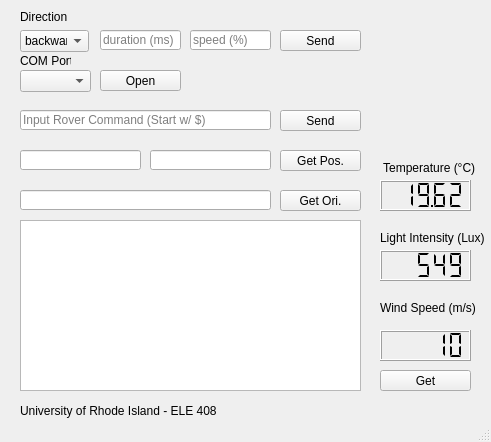
<?xml version="1.0" encoding="UTF-8"?>
<ui version="4.0">
 <class>MainWindow</class>
 <widget class="QMainWindow" name="MainWindow">
  <property name="geometry">
   <rect>
    <x>0</x>
    <y>0</y>
    <width>491</width>
    <height>442</height>
   </rect>
  </property>
  <property name="sizePolicy">
   <sizepolicy hsizetype="Expanding" vsizetype="Preferred">
    <horstretch>0</horstretch>
    <verstretch>0</verstretch>
   </sizepolicy>
  </property>
  <property name="minimumSize">
   <size>
    <width>0</width>
    <height>0</height>
   </size>
  </property>
  <property name="windowTitle">
   <string>MainWindow</string>
  </property>
  <property name="autoFillBackground">
   <bool>false</bool>
  </property>
  <widget class="QWidget" name="centralwidget">
   <widget class="QComboBox" name="comboBox_COM">
    <property name="geometry">
     <rect>
      <x>20</x>
      <y>70</y>
      <width>71</width>
      <height>22</height>
     </rect>
    </property>
    <property name="currentText">
     <string/>
    </property>
   </widget>
   <widget class="QLabel" name="label">
    <property name="geometry">
     <rect>
      <x>20</x>
      <y>50</y>
      <width>51</width>
      <height>21</height>
     </rect>
    </property>
    <property name="text">
     <string>COM Port</string>
    </property>
   </widget>
   <widget class="QPushButton" name="buttonSerialOpen">
    <property name="geometry">
     <rect>
      <x>100</x>
      <y>70</y>
      <width>81</width>
      <height>21</height>
     </rect>
    </property>
    <property name="sizePolicy">
     <sizepolicy hsizetype="Minimum" vsizetype="Preferred">
      <horstretch>0</horstretch>
      <verstretch>0</verstretch>
     </sizepolicy>
    </property>
    <property name="text">
     <string>Open</string>
    </property>
   </widget>
   <widget class="QPushButton" name="buttonDriveSend">
    <property name="geometry">
     <rect>
      <x>280</x>
      <y>30</y>
      <width>81</width>
      <height>21</height>
     </rect>
    </property>
    <property name="text">
     <string>Send</string>
    </property>
   </widget>
   <widget class="QComboBox" name="comboBox">
    <property name="geometry">
     <rect>
      <x>20</x>
      <y>30</y>
      <width>69</width>
      <height>22</height>
     </rect>
    </property>
    <item>
     <property name="text">
      <string>backward</string>
     </property>
    </item>
    <item>
     <property name="text">
      <string>left</string>
     </property>
    </item>
    <item>
     <property name="text">
      <string>right</string>
     </property>
    </item>
    <item>
     <property name="text">
      <string>forward</string>
     </property>
    </item>
   </widget>
   <widget class="QLabel" name="label_2">
    <property name="geometry">
     <rect>
      <x>20</x>
      <y>10</y>
      <width>47</width>
      <height>13</height>
     </rect>
    </property>
    <property name="text">
     <string>Direction</string>
    </property>
   </widget>
   <widget class="QLineEdit" name="lineDriveDuration">
    <property name="geometry">
     <rect>
      <x>100</x>
      <y>30</y>
      <width>81</width>
      <height>20</height>
     </rect>
    </property>
    <property name="text">
     <string/>
    </property>
    <property name="placeholderText">
     <string>duration (ms)</string>
    </property>
   </widget>
   <widget class="QLineEdit" name="lineEdit_Command">
    <property name="geometry">
     <rect>
      <x>20</x>
      <y>110</y>
      <width>251</width>
      <height>20</height>
     </rect>
    </property>
    <property name="placeholderText">
     <string>Input Rover Command (Start w/ $)</string>
    </property>
   </widget>
   <widget class="QPushButton" name="buttonSerialSend">
    <property name="geometry">
     <rect>
      <x>280</x>
      <y>110</y>
      <width>81</width>
      <height>21</height>
     </rect>
    </property>
    <property name="sizePolicy">
     <sizepolicy hsizetype="Minimum" vsizetype="Preferred">
      <horstretch>0</horstretch>
      <verstretch>0</verstretch>
     </sizepolicy>
    </property>
    <property name="text">
     <string>Send</string>
    </property>
   </widget>
   <widget class="QLineEdit" name="lineDriveSpeed">
    <property name="geometry">
     <rect>
      <x>190</x>
      <y>30</y>
      <width>81</width>
      <height>20</height>
     </rect>
    </property>
    <property name="text">
     <string/>
    </property>
    <property name="placeholderText">
     <string>speed (%)</string>
    </property>
   </widget>
   <widget class="QTextBrowser" name="textRxComm">
    <property name="geometry">
     <rect>
      <x>20</x>
      <y>220</y>
      <width>341</width>
      <height>171</height>
     </rect>
    </property>
   </widget>
   <widget class="QLCDNumber" name="lcdTemp">
    <property name="geometry">
     <rect>
      <x>380</x>
      <y>180</y>
      <width>91</width>
      <height>31</height>
     </rect>
    </property>
    <property name="smallDecimalPoint">
     <bool>true</bool>
    </property>
    <property name="segmentStyle">
     <enum>QLCDNumber::Flat</enum>
    </property>
    <property name="value" stdset="0">
     <double>19.620000000000001</double>
    </property>
   </widget>
   <widget class="QLCDNumber" name="lcdLight">
    <property name="geometry">
     <rect>
      <x>380</x>
      <y>250</y>
      <width>91</width>
      <height>31</height>
     </rect>
    </property>
    <property name="smallDecimalPoint">
     <bool>true</bool>
    </property>
    <property name="segmentStyle">
     <enum>QLCDNumber::Flat</enum>
    </property>
    <property name="value" stdset="0">
     <double>549.000000000000000</double>
    </property>
   </widget>
   <widget class="QLabel" name="label_3">
    <property name="geometry">
     <rect>
      <x>380</x>
      <y>160</y>
      <width>101</width>
      <height>16</height>
     </rect>
    </property>
    <property name="text">
     <string> Temperature (°C)</string>
    </property>
   </widget>
   <widget class="QLabel" name="label_4">
    <property name="geometry">
     <rect>
      <x>380</x>
      <y>230</y>
      <width>111</width>
      <height>16</height>
     </rect>
    </property>
    <property name="text">
     <string>Light Intensity (Lux)</string>
    </property>
   </widget>
   <widget class="QLabel" name="label_5">
    <property name="geometry">
     <rect>
      <x>380</x>
      <y>300</y>
      <width>111</width>
      <height>16</height>
     </rect>
    </property>
    <property name="text">
     <string>Wind Speed (m/s)</string>
    </property>
   </widget>
   <widget class="QLCDNumber" name="lcdWind">
    <property name="geometry">
     <rect>
      <x>380</x>
      <y>330</y>
      <width>91</width>
      <height>31</height>
     </rect>
    </property>
    <property name="smallDecimalPoint">
     <bool>true</bool>
    </property>
    <property name="digitCount">
     <number>5</number>
    </property>
    <property name="segmentStyle">
     <enum>QLCDNumber::Flat</enum>
    </property>
    <property name="value" stdset="0">
     <double>10.000000000000000</double>
    </property>
    <property name="intValue" stdset="0">
     <number>10</number>
    </property>
   </widget>
   <widget class="QLabel" name="label_6">
    <property name="enabled">
     <bool>true</bool>
    </property>
    <property name="geometry">
     <rect>
      <x>380</x>
      <y>30</y>
      <width>91</width>
      <height>111</height>
     </rect>
    </property>
    <property name="maximumSize">
     <size>
      <width>380</width>
      <height>380</height>
     </size>
    </property>
    <property name="focusPolicy">
     <enum>Qt::NoFocus</enum>
    </property>
    <property name="frameShape">
     <enum>QFrame::NoFrame</enum>
    </property>
    <property name="text">
     <string>&lt;html&gt;&lt;head/&gt;&lt;body&gt;&lt;p&gt;&lt;img src=&quot;seal.png&quot; width = 80/&gt;&lt;/p&gt;&lt;/body&gt;&lt;/html&gt;</string>
    </property>
    <property name="textFormat">
     <enum>Qt::RichText</enum>
    </property>
    <property name="scaledContents">
     <bool>false</bool>
    </property>
    <property name="alignment">
     <set>Qt::AlignCenter</set>
    </property>
    <property name="wordWrap">
     <bool>false</bool>
    </property>
   </widget>
   <widget class="QLabel" name="label_7">
    <property name="geometry">
     <rect>
      <x>20</x>
      <y>400</y>
      <width>231</width>
      <height>21</height>
     </rect>
    </property>
    <property name="text">
     <string>University of Rhode Island - ELE 408</string>
    </property>
   </widget>
   <widget class="QPushButton" name="buttonGetSense">
    <property name="geometry">
     <rect>
      <x>380</x>
      <y>370</y>
      <width>91</width>
      <height>21</height>
     </rect>
    </property>
    <property name="sizePolicy">
     <sizepolicy hsizetype="Minimum" vsizetype="Preferred">
      <horstretch>0</horstretch>
      <verstretch>0</verstretch>
     </sizepolicy>
    </property>
    <property name="text">
     <string>Get</string>
    </property>
   </widget>
   <widget class="QPushButton" name="buttonGetPos">
    <property name="geometry">
     <rect>
      <x>280</x>
      <y>150</y>
      <width>81</width>
      <height>21</height>
     </rect>
    </property>
    <property name="sizePolicy">
     <sizepolicy hsizetype="Minimum" vsizetype="Preferred">
      <horstretch>0</horstretch>
      <verstretch>0</verstretch>
     </sizepolicy>
    </property>
    <property name="text">
     <string>Get Pos.</string>
    </property>
   </widget>
   <widget class="QLineEdit" name="lineEdit">
    <property name="geometry">
     <rect>
      <x>20</x>
      <y>150</y>
      <width>121</width>
      <height>20</height>
     </rect>
    </property>
    <property name="readOnly">
     <bool>true</bool>
    </property>
   </widget>
   <widget class="QLineEdit" name="lineEdit_2">
    <property name="geometry">
     <rect>
      <x>150</x>
      <y>150</y>
      <width>121</width>
      <height>20</height>
     </rect>
    </property>
    <property name="readOnly">
     <bool>true</bool>
    </property>
   </widget>
   <widget class="QPushButton" name="buttonGetOri">
    <property name="geometry">
     <rect>
      <x>280</x>
      <y>190</y>
      <width>81</width>
      <height>21</height>
     </rect>
    </property>
    <property name="sizePolicy">
     <sizepolicy hsizetype="Minimum" vsizetype="Preferred">
      <horstretch>0</horstretch>
      <verstretch>0</verstretch>
     </sizepolicy>
    </property>
    <property name="text">
     <string>Get Ori.</string>
    </property>
   </widget>
   <widget class="QLineEdit" name="lineEdit_4">
    <property name="geometry">
     <rect>
      <x>20</x>
      <y>190</y>
      <width>251</width>
      <height>20</height>
     </rect>
    </property>
    <property name="readOnly">
     <bool>true</bool>
    </property>
   </widget>
  </widget>
  <widget class="QStatusBar" name="statusbar"/>
 </widget>
 <resources/>
 <connections/>
</ui>
